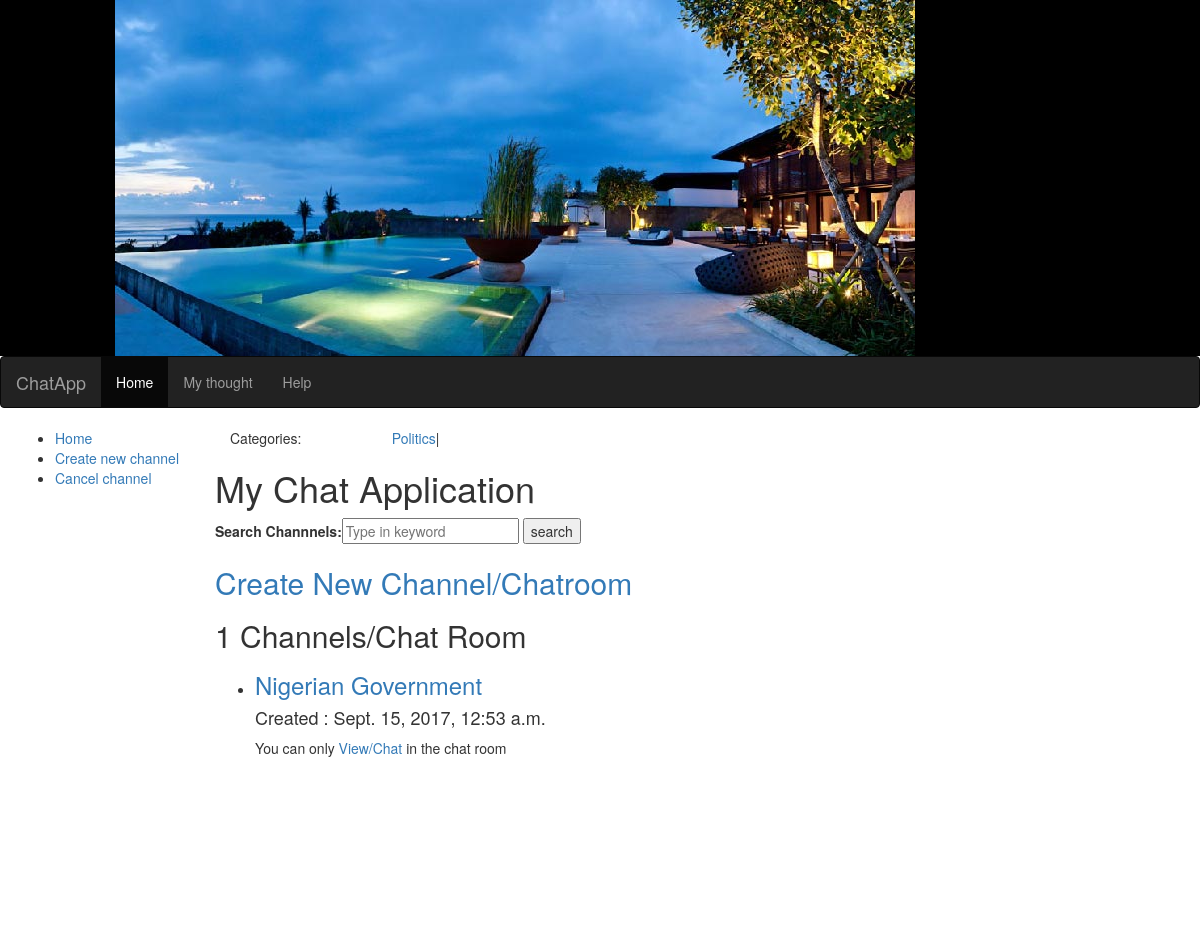
The page /chart/category/10/ on the database its author committed.
### chart/models.py (models this page shows, shortened)
class Channel(models.Model):
    channel_text = models.CharField(max_length=200)
    category = models.CharField(default='other',max_length=500)
    date_created = models.DateTimeField()

### chart/views.py (the view)
# urls.py: url(r'^category/(?P<channel_id>[0-9]+)/$', views.category, name='category'),
def category(request, channel_id):
    channel = Channel.objects.get(pk=channel_id);
    channel = channel.category
    channel = Channel.objects.filter(category=channel).order_by("-date_created");
    form = ChannelForm();
    form2 = SearchForm();
    categories = Channel.objects.all();
    cat=[];
    cat2=[];
    for category in categories:
        if category.category not in cat2:
           cat2.append(category.category);
           cat.append(category.id);
    context = {"channel":channel, "form": form, "form2":form2, "cat":cat}
    return render(request, 'chart/index.html', context)

### chart/forms.py
class ChannelForm(forms.Form):
    channel=forms.CharField(label='Channel Name ', max_length=100)
    category=forms.CharField(label='Category', widget=forms.Select(choices=CHOICES))

class SearchForm(forms.Form):
    search=forms.CharField(label='Search Channnels',widget=forms.TextInput(attrs={'placeholder':'Type in keyword'}))

### chart/templates/chart/index.html (shortened to what this page needs)
{% extends "base.html" %}
{% block content %}
<div class="container-fluid">
   <div class="row">
      <div class="col-sm-2">
	  Categories:
      </div>
      <div class="col-sm-10 ">
	  {% for chanel in channel %}
	    {% if chanel.id in cat %}
          <a href="{% url 'chart:category' chanel.id %}">{{ chanel.category }}</a>|
		{% endif %}
       {% endfor %}
      </div>
   </div>
</div>
<h1>My Chat Application</h1>
<form action="{% url 'chart:index' %}" method="post">
     {{ form2 }}
     <input type="submit" name="search_data" value="search" />
</form>
<div class="butt"><h2> <a href="#">Create New Channel/Chatroom</a></h2></div>
<h2>{{ channel.count}} Channels/Chat Room</h2>
 {% if channel %}
   {% for chanel in channel %}
   <ul>
     <li>
     <h3><a href="{% url 'chart:room' chanel.id %}#chat">{{ chanel.channel_text }}</a></h3>
	 <h4>Created : {{ chanel.date_created }}</h4>
     You can only <a href="{% url 'chart:room' chanel.id %}#chat">View/Chat</a> in the chat room
     </li>
   </ul>
   {% endfor%}
    <br><br><br><br> <br><br><br><br>
 {% endif %}
{% endblock %}

### rows shown on the page
Channel: category "Politics", channel_text "Nigerian Government", date_created "Sept. 15, 2017, 12:53 a.m."

### other values the page prints
{{ channel.count }} "1"
